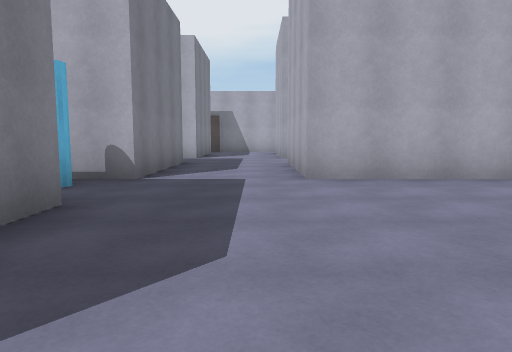
View 1 (above)

24 first-person views from a walk through a Unity game level. The camera is 1.2 m above the floor, tilts 6° down and sees 70° across. The floor is counted in squares, 2 m on a side. Each view is taken from the middle of a square. On the plan, view 1 faces up. The plan holds only what a view shows up to about 10 squares ahead; the rest is blank. The place goes on beyond the plan.

View 2
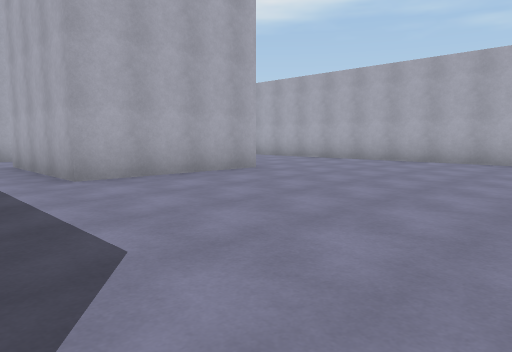

View 3
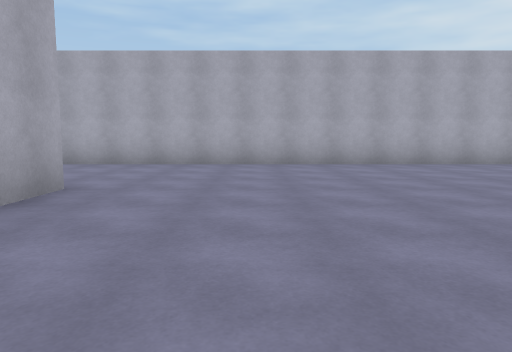

View 4
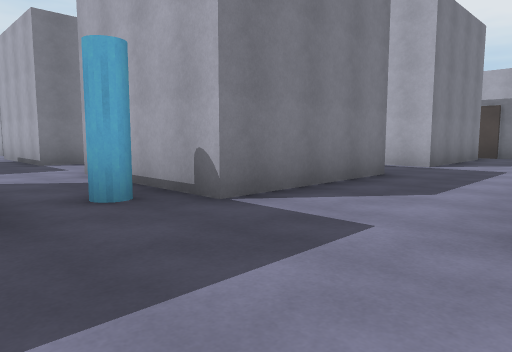

View 5
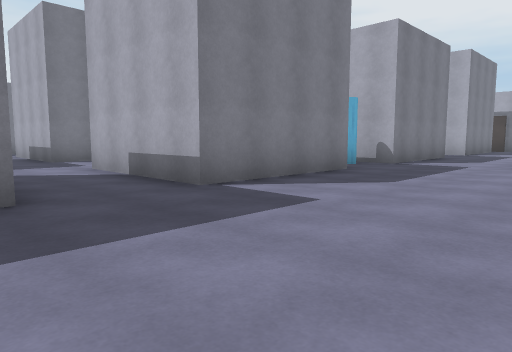

View 6
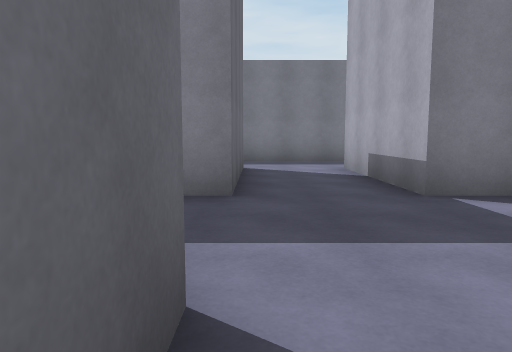

View 7
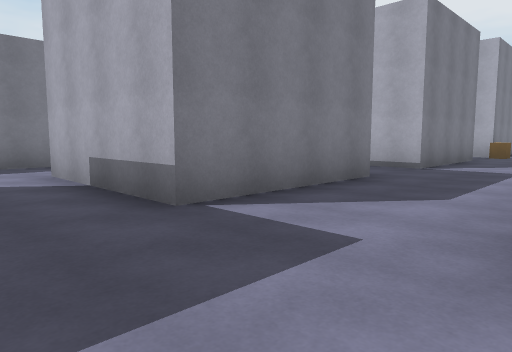

View 8
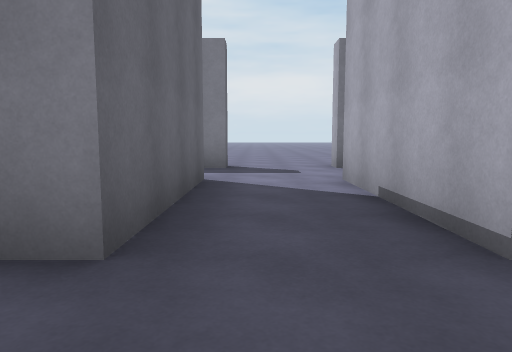

View 9
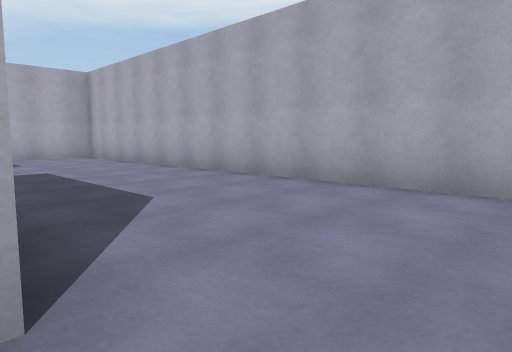

View 10
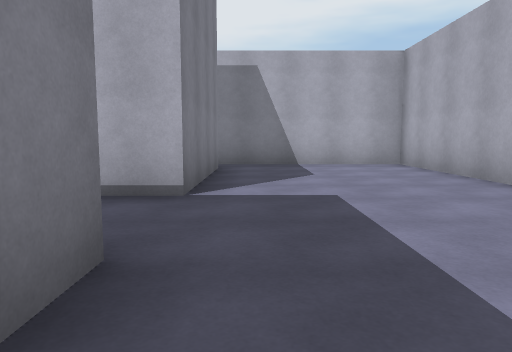

View 11
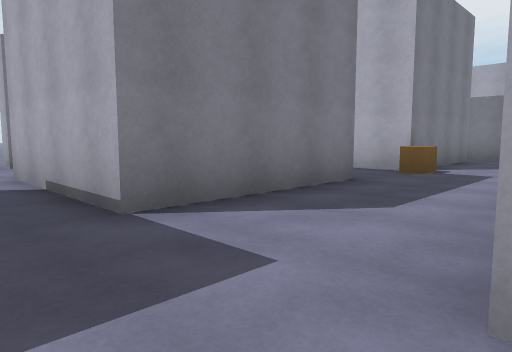

View 12
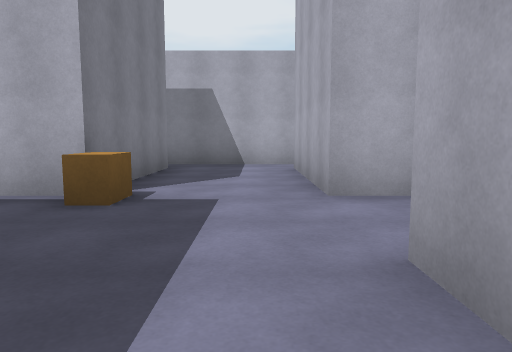

View 13
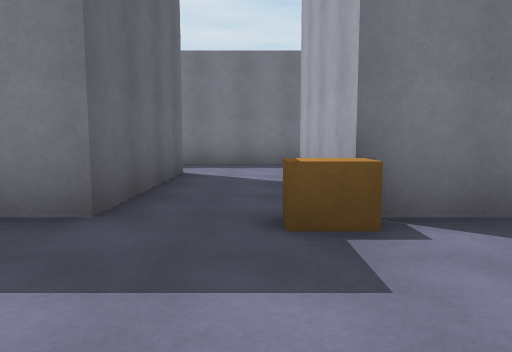

View 14
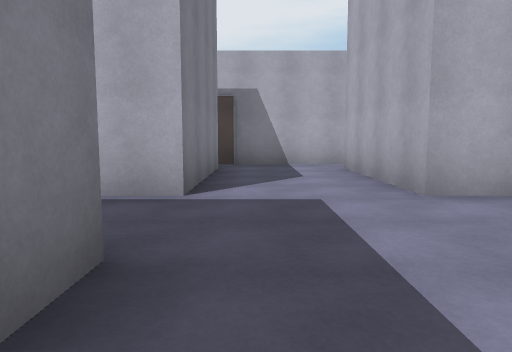

View 15
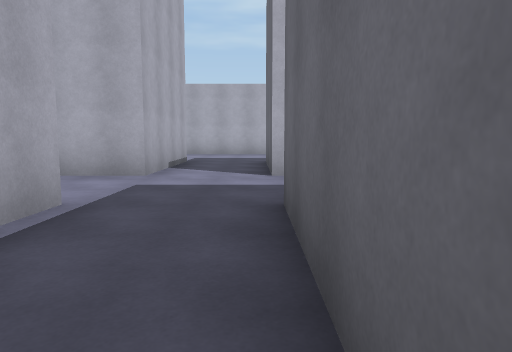

View 16
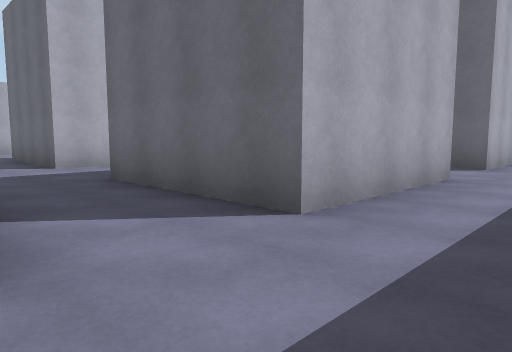

View 17
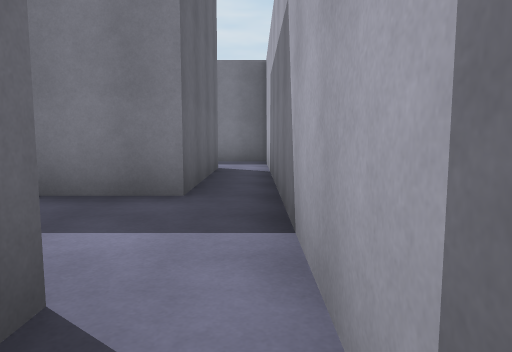

View 18
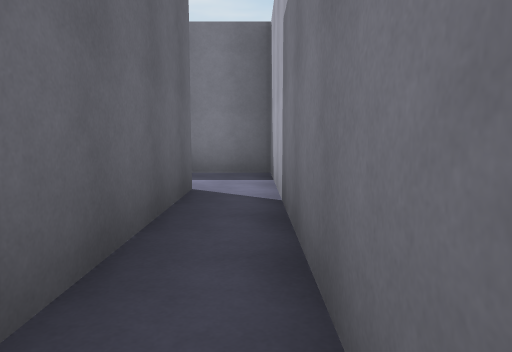

View 19
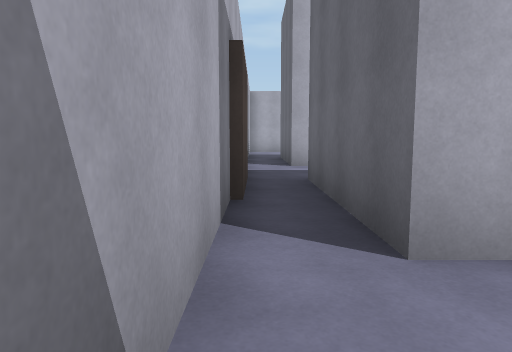

View 20
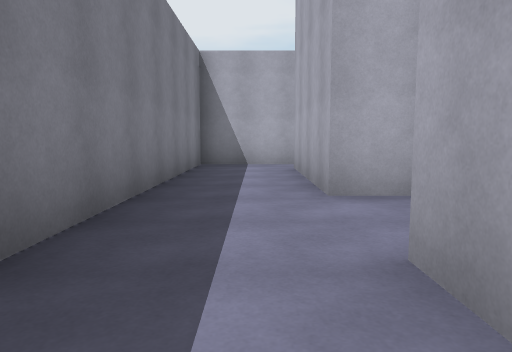

View 21
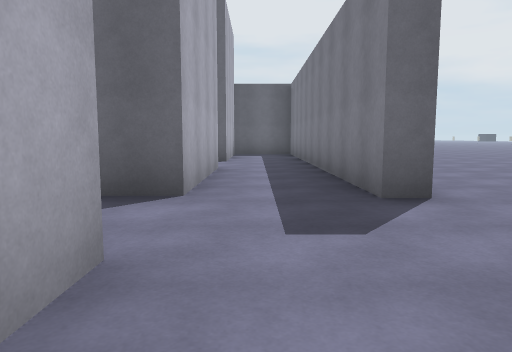

View 22
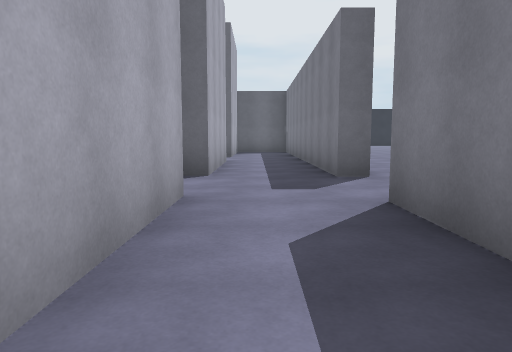

View 23
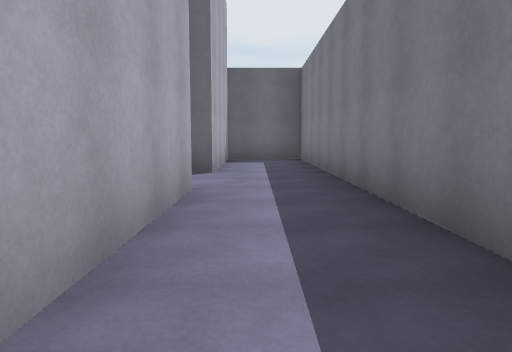

View 24
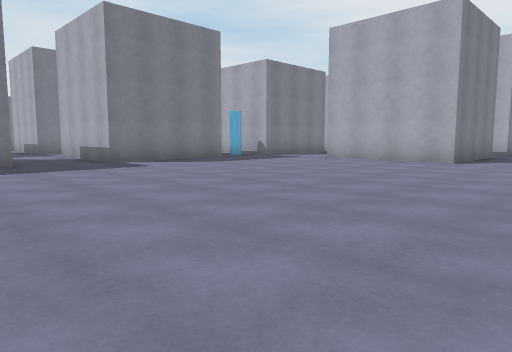

### Floor plan
Points are (right, up) in squares from view 1. A wall is a line through its corners. A room is listed if a view was taken in it or the views show most of it. See-through windows are left out.
Room 1 (views 1, 2, 3, 4, 5, 6, 7, 8, 9, 10, 11, 13, 14, 15, 23, 24)
walls: (0.8, 5.3) (0.8, 8.7) (4.3, 8.7) (4.3, 5.3) (0.8, 5.3); (-1.7, 3.4) (-1.7, -0.2) (-5.2, -0.2); (-5.3, 1.1) (-5.3, 3.3) (-4.6, 3.3); (-5.3, 8.7) (-1.7, 8.7) (-1.7, 5.3) (-5.3, 5.3); (-7.7, 3.3) (-7.7, -0.2) (-11.3, -0.2) (-11.3, 3.3) (-7.7, 3.3); (-7.7, 5.3) (-11.3, 5.3); (-4.4, 10.7) (-5.3, 10.7); (-5.2, -2.2) (-4.2, -2.2); (-1.7, 14.3) (-1.7, 10.7) (-2.8, 10.7); (8.3, -2.9) (8.3, 15.3) (4.1, 15.3); (4.3, 14.2) (4.3, 10.7) (0.8, 10.7) (0.8, 14.3) (2.9, 14.3); (1, 15.3) (-1.9, 15.3); (-13.3, 3.3) (-13.3, -4.5); (-11.3, -4.5) (-11.3, -2.2) (-7.7, -2.2) (-7.7, -2.8)
ways out: opening at (-12, 5) to room 2; opening at (-6.5, 5) to room 2; opening at (-5.5, 9.5) to room 2; opening at (-13, 4.5)
objects: other object (-3, 4) to (-2, 5)
Room 2 (views 12, 16, 17, 18, 19, 20, 21, 22)
walls: (-8.4, 10.7) (-11.3, 10.7); (-5.3, 10.7) (-5.3, 14.3) (-1.7, 14.3); (-11.3, 14.3) (-7.7, 14.3) (-7.7, 11.4); (-13.3, 10.6) (-13.3, 5.6); (-3.4, 15.3) (-11.6, 15.3); (-5.3, 5.3) (-5.3, 8.7); (-11.3, 5.3) (-11.3, 8.7) (-7.7, 8.7) (-7.7, 5.3)
ways out: opening at (-12, 5) to room 1; opening at (-6.5, 5) to room 1; opening at (-5.5, 9.5) to room 1; opening at (-12, 10) to room 3; opening at (-11, 15) to room 3
objects: other object (-8, 11)
Room 3 (no view inside)
walls: (-11.6, 15.3) (-13.3, 15.3) (-13.3, 10.6); (-11.3, 10.7) (-11.3, 14.3)
ways out: opening at (-12, 10) to room 2; opening at (-11, 15) to room 2

Positions as (right, up) in squares from view 1, and headings:
1: (0, 0), facing up
2: (-1, 0), facing up-right
3: (0, 3), facing right
4: (1, 3), facing up-left
5: (2, -3), facing up-left
6: (-4, -2), facing left
7: (-5, -2), facing up-left
8: (-6, 4), facing left
9: (4, 4), facing up-right
10: (5, 7), facing up
11: (-5, 4), facing up-left
12: (-6, 7), facing up
13: (-5, 10), facing left
14: (-1, 7), facing up
15: (-5, 9), facing right
16: (-7, 11), facing down-right
17: (-4, 15), facing left
18: (-7, 15), facing left
19: (-7, 15), facing right
20: (-12, 7), facing up
21: (-12, 7), facing down
22: (-12, 9), facing down
23: (-12, 4), facing down
24: (7, -4), facing up-left
